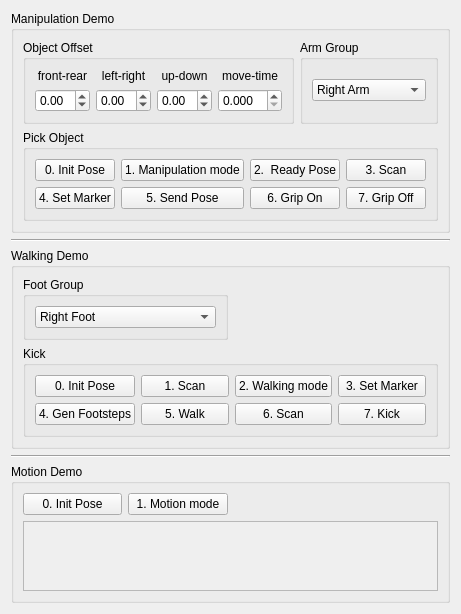
         <widget class="QWidget" name="tab_demo">
          <attribute name="title">
           <string>Demo</string>
          </attribute>
          <layout class="QVBoxLayout" name="verticalLayout_9">
           <item>
            <widget class="QGroupBox" name="groupBox_manipulation_demo">
             <property name="title">
              <string>Manipulation Demo</string>
             </property>
             <layout class="QGridLayout" name="gridLayout_11">
              <item row="0" column="0">
               <widget class="QGroupBox" name="groupBox_object_offset">
                <property name="title">
                 <string>Object Offset</string>
                </property>
                <layout class="QGridLayout" name="gridLayout_12">
                 <item row="0" column="0">
                  <widget class="QLabel" name="label_20">
                   <property name="text">
                    <string>front-rear</string>
                   </property>
                   <property name="alignment">
                    <set>Qt::AlignCenter</set>
                   </property>
                  </widget>
                 </item>
                 <item row="0" column="1">
                  <widget class="QLabel" name="label_21">
                   <property name="text">
                    <string>left-right</string>
                   </property>
                   <property name="alignment">
                    <set>Qt::AlignCenter</set>
                   </property>
                  </widget>
                 </item>
                 <item row="0" column="2">
                  <widget class="QLabel" name="label_22">
                   <property name="text">
                    <string>up-down</string>
                   </property>
                   <property name="alignment">
                    <set>Qt::AlignCenter</set>
                   </property>
                  </widget>
                 </item>

                 <!-- QLabel name is tmp value. How is this name define? -->
                 <item row="0" column="3">
                   <widget class="QLabel" name="label_25">
                     <property name="text">
                       <string>move-time</string>
                     </property>
                     <property name="alignment">
                       <set>Qt::AlignCenter</set>
                     </property>
                   </widget>
                 </item>

                 <item row="1" column="0">
                  <widget class="QDoubleSpinBox" name="dSpinBox_offset_x">
                   <property name="minimum">
                    <double>-1.000000000000000</double>
                   </property>
                   <property name="maximum">
                    <double>1.000000000000000</double>
                   </property>
                   <property name="singleStep">
                    <double>0.010000000000000</double>
                   </property>
                  </widget>
                 </item>
                 <item row="1" column="1">
                  <widget class="QDoubleSpinBox" name="dSpinBox_offset_y">
                   <property name="minimum">
                    <double>-1.000000000000000</double>
                   </property>
                   <property name="maximum">
                    <double>1.000000000000000</double>
                   </property>
                   <property name="singleStep">
                    <double>0.010000000000000</double>
                   </property>
                  </widget>
                 </item>
                 <item row="1" column="2">
                  <widget class="QDoubleSpinBox" name="dSpinBox_offset_z">
                   <property name="minimum">
                    <double>-1.000000000000000</double>
                   </property>
                   <property name="maximum">
                    <double>1.000000000000000</double>
                   </property>
                   <property name="singleStep">
                    <double>0.010000000000000</double>
                   </property>
                  </widget>
                 </item>

                 <!-- new field to set move time of manipulation -->
                 <item row="1" column="3">
                   <widget class="QDoubleSpinBox" name="dSpinBox_move_time">
                     <property name="decimals">
                       <number>3</number>
                     </property>
                     <property name="minimum">
                       <double>0.000000000000000</double>
                     </property>
                     <property name="maximum">
                       <double>10.000000000000000</double>
                     </property>
                     <property name="singleStep">
                       <double>0.001000000000000</double>
                     </property>
                   </widget>
                 </item>

                </layout>
               </widget>
              </item>
              <item row="0" column="1">
               <widget class="QGroupBox" name="groupBox_arm_group">
                <property name="title">
                 <string>Arm Group</string>
                </property>
                <layout class="QVBoxLayout" name="verticalLayout_10">
                 <item>
                  <widget class="QComboBox" name="comboBox_arm_group">
                   <item>
                    <property name="text">
                     <string>Right Arm</string>
                    </property>
                   </item>
                   <item>
                    <property name="text">
                     <string>Left Arm</string>
                    </property>
                   </item>
                  </widget>
                 </item>
                </layout>
               </widget>
              </item>
              <item row="1" column="0" colspan="2">
               <widget class="QGroupBox" name="groupBox_pick_object">
                <property name="title">
                 <string>Pick Object</string>
                </property>
                <layout class="QGridLayout" name="gridLayout_14">
                 <item row="1" column="0">
                  <widget class="QPushButton" name="button_manipulation_demo_4">
                   <property name="enabled">
                    <bool>true</bool>
                   </property>
                   <property name="text">
                    <string>4. Set Marker</string>
                   </property>
                   <attribute name="buttonGroup">
                    <string notr="true">buttonGroup_manipulation_demo</string>
                   </attribute>
                  </widget>
                 </item>
                 <item row="0" column="1">
                  <widget class="QPushButton" name="button_manipulation_demo_1">
                   <property name="enabled">
                    <bool>true</bool>
                   </property>
                   <property name="text">
                    <string>1. Manipulation mode</string>
                   </property>
                   <attribute name="buttonGroup">
                    <string notr="true">buttonGroup_manipulation_demo</string>
                   </attribute>
                  </widget>
                 </item>
                 <item row="0" column="2">
                  <widget class="QPushButton" name="button_manipulation_demo_2">
                   <property name="enabled">
                    <bool>true</bool>
                   </property>
                   <property name="text">
                    <string>2.  Ready Pose</string>
                   </property>
                   <attribute name="buttonGroup">
                    <string notr="true">buttonGroup_manipulation_demo</string>
                   </attribute>
                  </widget>
                 </item>
                 <item row="0" column="3">
                  <widget class="QPushButton" name="button_manipulation_demo_3">
                   <property name="enabled">
                    <bool>true</bool>
                   </property>
                   <property name="text">
                    <string>3. Scan</string>
                   </property>
                   <attribute name="buttonGroup">
                    <string notr="true">buttonGroup_manipulation_demo</string>
                   </attribute>
                  </widget>
                 </item>
                 <item row="0" column="0">
                  <widget class="QPushButton" name="button_manipulation_demo_0">
                   <property name="text">
                    <string>0. Init Pose</string>
                   </property>
                   <attribute name="buttonGroup">
                    <string notr="true">buttonGroup_manipulation_demo</string>
                   </attribute>
                  </widget>
                 </item>
                 <item row="1" column="1">
                  <widget class="QPushButton" name="button_manipulation_demo_5">
                   <property name="enabled">
                    <bool>true</bool>
                   </property>
                   <property name="text">
                    <string>5. Send Pose</string>
                   </property>
                   <attribute name="buttonGroup">
                    <string notr="true">buttonGroup_manipulation_demo</string>
                   </attribute>
                  </widget>
                 </item>
                 <item row="1" column="2">
                  <widget class="QPushButton" name="button_manipulation_demo_6">
                   <property name="text">
                    <string>6. Grip On</string>
                   </property>
                  </widget>
                 </item>
                 <item row="1" column="3">
                  <widget class="QPushButton" name="button_manipulation_demo_7">
                   <property name="text">
                    <string>7. Grip Off</string>
                   </property>
                  </widget>
                 </item>
                </layout>
               </widget>
              </item>
             </layout>
            </widget>
           </item>
           <item>
            <widget class="Line" name="line_8">
             <property name="orientation">
              <enum>Qt::Horizontal</enum>
             </property>
            </widget>
           </item>
           <item>
            <widget class="QGroupBox" name="groupBox_walking_demo">
             <property name="title">
              <string>Walking Demo</string>
             </property>
             <layout class="QGridLayout" name="gridLayout_13">
              <item row="0" column="0">
               <widget class="QGroupBox" name="groupBox_4">
                <property name="title">
                 <string>Foot Group</string>
                </property>
                <layout class="QVBoxLayout" name="verticalLayout_11">
                 <item>
                  <widget class="QComboBox" name="comboBox_kick_foot">
                   <item>
                    <property name="text">
                     <string>Right Foot</string>
                    </property>
                   </item>
                   <item>
                    <property name="text">
                     <string>Left Foot</string>
                    </property>
                   </item>
                  </widget>
                 </item>
                </layout>
               </widget>
              </item>
              <item row="1" column="0" colspan="2">
               <widget class="QGroupBox" name="groupBox_kick">
                <property name="title">
                 <string>Kick</string>
                </property>
                <layout class="QGridLayout" name="gridLayout_15">
                 <item row="0" column="3">
                  <widget class="QPushButton" name="button_walking_demo_3">
                   <property name="enabled">
                    <bool>true</bool>
                   </property>
                   <property name="text">
                    <string>3. Set Marker</string>
                   </property>
                   <attribute name="buttonGroup">
                    <string notr="true">buttonGroup_walking_demo</string>
                   </attribute>
                  </widget>
                 </item>
                 <item row="0" column="1">
                  <widget class="QPushButton" name="button_walking_demo_1">
                   <property name="enabled">
                    <bool>true</bool>
                   </property>
                   <property name="text">
                    <string>1. Scan</string>
                   </property>
                   <attribute name="buttonGroup">
                    <string notr="true">buttonGroup_walking_demo</string>
                   </attribute>
                  </widget>
                 </item>
                 <item row="0" column="2">
                  <widget class="QPushButton" name="button_walking_demo_2">
                   <property name="enabled">
                    <bool>true</bool>
                   </property>
                   <property name="text">
                    <string>2. Walking mode</string>
                   </property>
                   <attribute name="buttonGroup">
                    <string notr="true">buttonGroup_walking_demo</string>
                   </attribute>
                  </widget>
                 </item>
                 <item row="0" column="0">
                  <widget class="QPushButton" name="button_walking_demo_0">
                   <property name="text">
                    <string>0. Init Pose</string>
                   </property>
                   <attribute name="buttonGroup">
                    <string notr="true">buttonGroup_walking_demo</string>
                   </attribute>
                  </widget>
                 </item>
                 <item row="1" column="0">
                  <widget class="QPushButton" name="button_walking_demo_4">
                   <property name="enabled">
                    <bool>true</bool>
                   </property>
                   <property name="text">
                    <string>4. Gen Footsteps</string>
                   </property>
                   <attribute name="buttonGroup">
                    <string notr="true">buttonGroup_walking_demo</string>
                   </attribute>
                  </widget>
                 </item>
                 <item row="1" column="1">
                  <widget class="QPushButton" name="button_walking_demo_5">
                   <property name="enabled">
                    <bool>true</bool>
                   </property>
                   <property name="text">
                    <string>5. Walk</string>
                   </property>
                   <attribute name="buttonGroup">
                    <string notr="true">buttonGroup_walking_demo</string>
                   </attribute>
                  </widget>
                 </item>
                 <item row="1" column="3">
                  <widget class="QPushButton" name="button_walking_demo_7">
                   <property name="text">
                    <string>7. Kick</string>
                   </property>
                  </widget>
                 </item>
                 <item row="1" column="2">
                  <widget class="QPushButton" name="button_walking_demo_6">
                   <property name="text">
                    <string>6. Scan</string>
                   </property>
                  </widget>
                 </item>
                </layout>
               </widget>
              </item>
             </layout>
            </widget>
           </item>
           <item>
            <widget class="Line" name="line_9">
             <property name="orientation">
              <enum>Qt::Horizontal</enum>
             </property>
            </widget>
           </item>
           <item>
            <widget class="QGroupBox" name="groupBox_motion_demo">
             <property name="title">
              <string>Motion Demo</string>
             </property>
             <layout class="QGridLayout" name="gridLayout_16">
              <item row="0" column="1">
               <widget class="QPushButton" name="button_motion_demo_1">
                <property name="text">
                 <string>1. Motion mode</string>
                </property>
               </widget>
              </item>
              <item row="0" column="0">
               <widget class="QPushButton" name="button_motion_demo_0">
                <property name="text">
                 <string>0. Init Pose</string>
                </property>
               </widget>
              </item>
              <item row="0" column="2">
               <widget class="QLabel" name="label_23">
                <property name="text">
                 <string/>
                </property>
               </widget>
              </item>
              <item row="0" column="3">
               <widget class="QLabel" name="label_24">
                <property name="text">
                 <string/>
                </property>
               </widget>
              </item>
              <item row="1" column="0" colspan="4">
               <widget class="QScrollArea" name="scrollArea_action_module">
                <property name="widgetResizable">
                 <bool>true</bool>
                </property>
                <widget class="QWidget" name="scroll_widget_demo_motion">
                 <property name="geometry">
                  <rect>
                   <x>0</x>
                   <y>0</y>
                   <width>42</width>
                   <height>16</height>
                  </rect>
                 </property>
                </widget>
               </widget>
              </item>
             </layout>
            </widget>
           </item>
          </layout>
         </widget>
